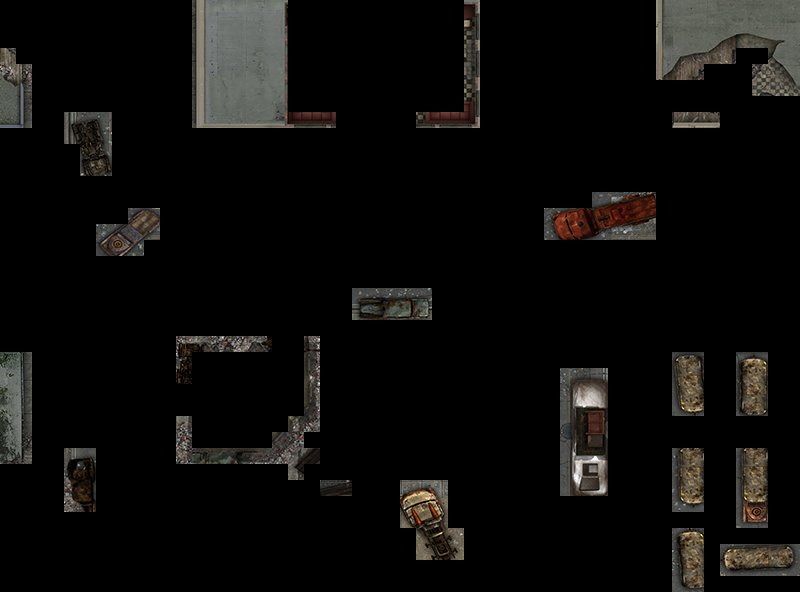

Below is a game level as drawn by its tile map, then a one-line description and the .tmx that defines it (tile-layer data replaced by summaries):
An orthogonal 50x37 tile map with 16x16 px tiles, 1 tile layer (Obstacles), 1 hidden layer not drawn.

<map version="1.4" tiledversion="1.4.3" orientation="orthogonal" renderorder="left-up" width="50" height="37" tilewidth="16" tileheight="16" infinite="0" nextlayerid="5" nextobjectid="1">
 <tileset firstgid="1" name="map_min" tilewidth="16" tileheight="16" tilecount="1850" columns="50">
  <image source="map_min.png" width="800" height="600" />
 </tileset>
 <layer id="3" name="Map" width="50" height="37" visible="0">
  <data>[1850 cells, 1850 non-empty, 1850 distinct tile ids]</data>
 </layer>
 <layer id="2" name="Obstacles" width="50" height="37">
  <properties>
   <property name="collide" type="bool" value="true" />
  </properties>
  <data>[1850 cells, 308 non-empty, 308 distinct tile ids]</data>
 </layer>
</map>